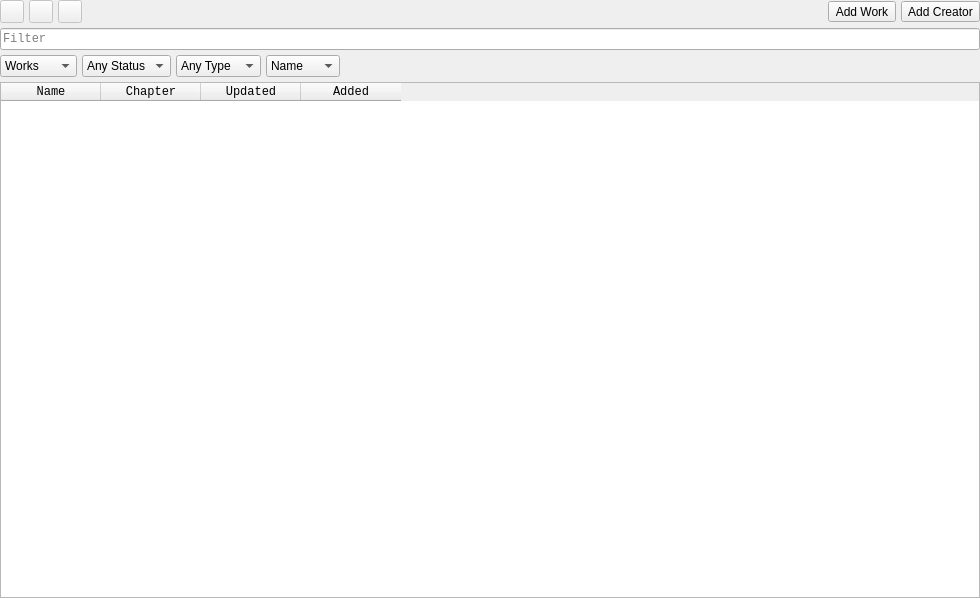
<?xml version="1.0" encoding="UTF-8"?>
<ui version="4.0">
 <class>BrowsePage</class>
 <widget class="QWidget" name="BrowsePage">
  <property name="geometry">
   <rect>
    <x>0</x>
    <y>0</y>
    <width>980</width>
    <height>598</height>
   </rect>
  </property>
  <property name="windowTitle">
   <string>Form</string>
  </property>
  <layout class="QVBoxLayout" name="verticalLayout_2">
   <property name="spacing">
    <number>5</number>
   </property>
   <property name="leftMargin">
    <number>0</number>
   </property>
   <property name="topMargin">
    <number>0</number>
   </property>
   <property name="rightMargin">
    <number>0</number>
   </property>
   <property name="bottomMargin">
    <number>0</number>
   </property>
   <item>
    <layout class="QHBoxLayout" name="horizontalLayout_2" stretch="0,0,0,1,0">
     <property name="spacing">
      <number>5</number>
     </property>
     <item>
      <widget class="QToolButton" name="backToolButton">
       <property name="enabled">
        <bool>false</bool>
       </property>
       <property name="icon">
        <iconset resource="../../../../resources/resources.qrc">
         <normaloff>:/icons/icons/left-arrow.png</normaloff>:/icons/icons/left-arrow.png</iconset>
       </property>
      </widget>
     </item>
     <item>
      <widget class="QToolButton" name="forwardToolButton">
       <property name="enabled">
        <bool>false</bool>
       </property>
       <property name="icon">
        <iconset resource="../../../../resources/resources.qrc">
         <normaloff>:/icons/icons/right-arrow.png</normaloff>:/icons/icons/right-arrow.png</iconset>
       </property>
      </widget>
     </item>
     <item>
      <widget class="QToolButton" name="homeToolButton">
       <property name="enabled">
        <bool>false</bool>
       </property>
       <property name="icon">
        <iconset resource="../../../../resources/resources.qrc">
         <normaloff>:/icons/icons/house.png</normaloff>:/icons/icons/house.png</iconset>
       </property>
      </widget>
     </item>
     <item>
      <spacer name="horizontalSpacer_2">
       <property name="orientation">
        <enum>Qt::Horizontal</enum>
       </property>
       <property name="sizeHint" stdset="0">
        <size>
         <width>40</width>
         <height>20</height>
        </size>
       </property>
      </spacer>
     </item>
     <item>
      <layout class="QHBoxLayout" name="horizontalLayout_3" stretch="1,1">
       <property name="spacing">
        <number>5</number>
       </property>
       <item>
        <widget class="QToolButton" name="addWorkToolButton">
         <property name="sizePolicy">
          <sizepolicy hsizetype="Minimum" vsizetype="Fixed">
           <horstretch>0</horstretch>
           <verstretch>0</verstretch>
          </sizepolicy>
         </property>
         <property name="text">
          <string>Add Work</string>
         </property>
        </widget>
       </item>
       <item>
        <widget class="QToolButton" name="addCreatorToolButton">
         <property name="sizePolicy">
          <sizepolicy hsizetype="Minimum" vsizetype="Fixed">
           <horstretch>0</horstretch>
           <verstretch>0</verstretch>
          </sizepolicy>
         </property>
         <property name="text">
          <string>Add Creator</string>
         </property>
        </widget>
       </item>
      </layout>
     </item>
    </layout>
   </item>
   <item>
    <widget class="QStackedWidget" name="stackedWidget">
     <widget class="QWidget" name="homePage">
      <layout class="QVBoxLayout" name="verticalLayout">
       <property name="spacing">
        <number>5</number>
       </property>
       <property name="leftMargin">
        <number>0</number>
       </property>
       <property name="topMargin">
        <number>0</number>
       </property>
       <property name="rightMargin">
        <number>0</number>
       </property>
       <property name="bottomMargin">
        <number>0</number>
       </property>
       <item>
        <widget class="QLineEdit" name="lineEdit">
         <property name="enabled">
          <bool>true</bool>
         </property>
         <property name="font">
          <font>
           <family>Consolas</family>
          </font>
         </property>
         <property name="placeholderText">
          <string>Filter</string>
         </property>
         <property name="clearButtonEnabled">
          <bool>true</bool>
         </property>
        </widget>
       </item>
       <item>
        <layout class="QHBoxLayout" name="horizontalLayout" stretch="0,0,0,0,1">
         <property name="spacing">
          <number>5</number>
         </property>
         <item>
          <widget class="QComboBox" name="whatComboBox">
           <item>
            <property name="text">
             <string>Works</string>
            </property>
           </item>
           <item>
            <property name="text">
             <string>Creators</string>
            </property>
           </item>
          </widget>
         </item>
         <item>
          <widget class="QComboBox" name="statusComboBox">
           <property name="sizePolicy">
            <sizepolicy hsizetype="Minimum" vsizetype="Fixed">
             <horstretch>0</horstretch>
             <verstretch>0</verstretch>
            </sizepolicy>
           </property>
           <property name="currentIndex">
            <number>0</number>
           </property>
           <item>
            <property name="text">
             <string>Any Status</string>
            </property>
           </item>
           <item>
            <property name="text">
             <string>Reading</string>
            </property>
           </item>
           <item>
            <property name="text">
             <string>Completed</string>
            </property>
           </item>
          </widget>
         </item>
         <item>
          <widget class="QComboBox" name="typeComboBox">
           <property name="sizePolicy">
            <sizepolicy hsizetype="Minimum" vsizetype="Fixed">
             <horstretch>0</horstretch>
             <verstretch>0</verstretch>
            </sizepolicy>
           </property>
           <item>
            <property name="text">
             <string>Any Type</string>
            </property>
           </item>
           <item>
            <property name="text">
             <string>Series</string>
            </property>
           </item>
           <item>
            <property name="text">
             <string>One Shot</string>
            </property>
           </item>
           <item>
            <property name="text">
             <string>Anthology</string>
            </property>
           </item>
          </widget>
         </item>
         <item>
          <widget class="QComboBox" name="byComboBox">
           <property name="sizePolicy">
            <sizepolicy hsizetype="Minimum" vsizetype="Fixed">
             <horstretch>0</horstretch>
             <verstretch>0</verstretch>
            </sizepolicy>
           </property>
           <property name="currentIndex">
            <number>0</number>
           </property>
           <item>
            <property name="text">
             <string>Name</string>
            </property>
           </item>
           <item>
            <property name="text">
             <string>Chapter</string>
            </property>
           </item>
           <item>
            <property name="text">
             <string>Creator</string>
            </property>
           </item>
          </widget>
         </item>
         <item>
          <spacer name="horizontalSpacer">
           <property name="orientation">
            <enum>Qt::Horizontal</enum>
           </property>
           <property name="sizeType">
            <enum>QSizePolicy::Minimum</enum>
           </property>
           <property name="sizeHint" stdset="0">
            <size>
             <width>40</width>
             <height>20</height>
            </size>
           </property>
          </spacer>
         </item>
        </layout>
       </item>
       <item>
        <widget class="QTableWidget" name="tableWidget">
         <property name="font">
          <font>
           <family>Consolas</family>
           <pointsize>9</pointsize>
           <italic>false</italic>
           <bold>false</bold>
          </font>
         </property>
         <property name="contextMenuPolicy">
          <enum>Qt::CustomContextMenu</enum>
         </property>
         <property name="editTriggers">
          <set>QAbstractItemView::NoEditTriggers</set>
         </property>
         <property name="alternatingRowColors">
          <bool>true</bool>
         </property>
         <property name="selectionMode">
          <enum>QAbstractItemView::SingleSelection</enum>
         </property>
         <property name="selectionBehavior">
          <enum>QAbstractItemView::SelectRows</enum>
         </property>
         <property name="showGrid">
          <bool>false</bool>
         </property>
         <attribute name="horizontalHeaderHighlightSections">
          <bool>false</bool>
         </attribute>
         <attribute name="verticalHeaderHighlightSections">
          <bool>false</bool>
         </attribute>
         <column>
          <property name="text">
           <string>Name</string>
          </property>
         </column>
         <column>
          <property name="text">
           <string>Chapter</string>
          </property>
         </column>
         <column>
          <property name="text">
           <string>Updated</string>
          </property>
         </column>
         <column>
          <property name="text">
           <string>Added</string>
          </property>
         </column>
        </widget>
       </item>
      </layout>
     </widget>
    </widget>
   </item>
  </layout>
 </widget>
 <resources>
  <include location="../../../../resources/resources.qrc"/>
 </resources>
 <connections/>
</ui>
